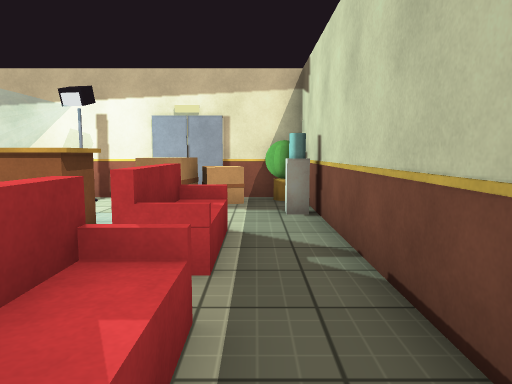
[1] (above)

22 first-person views from a walk through a 3-D level made in the Unity game engine. The camera is 1.3 m above the floor, tilts 6° down and sees 70° across. The floor is counted in squares, 1 m on a side. Each view is taken from the middle of a square. On the plan, view 1 faces up. The plan holds only what a view shows up to about 15 squares ahead; the rest is blank. The place goes on beyond the plan. The player is left out. Surface patterns are stand-ins for the level's own textures.

[2]
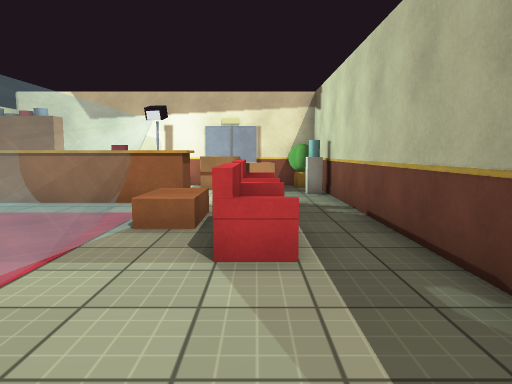

[3]
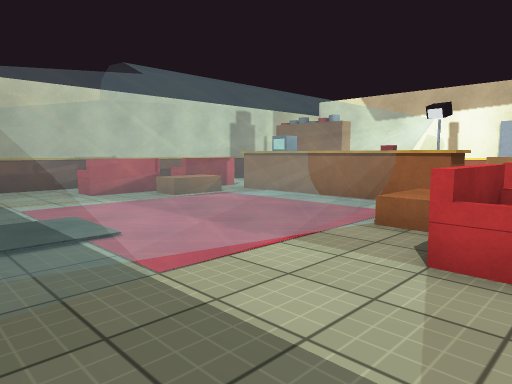

[4]
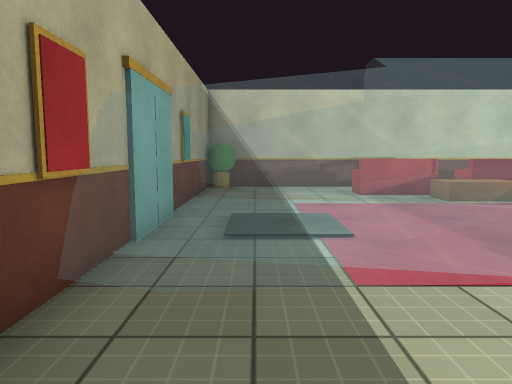

[5]
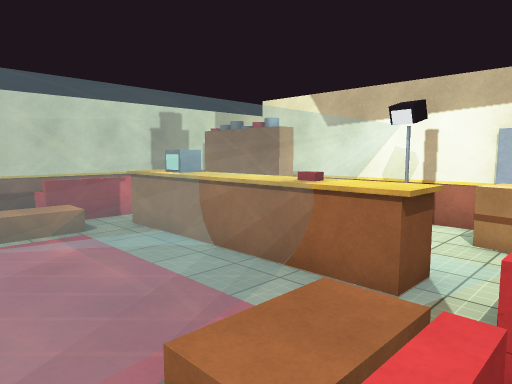

[6]
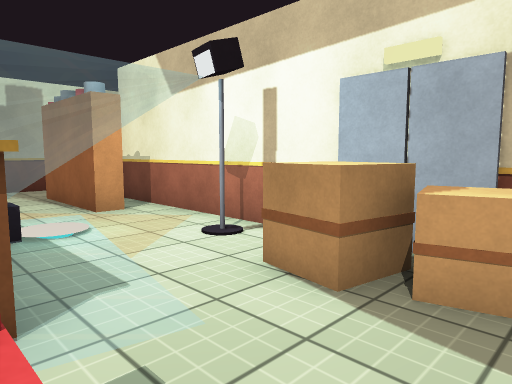

[7]
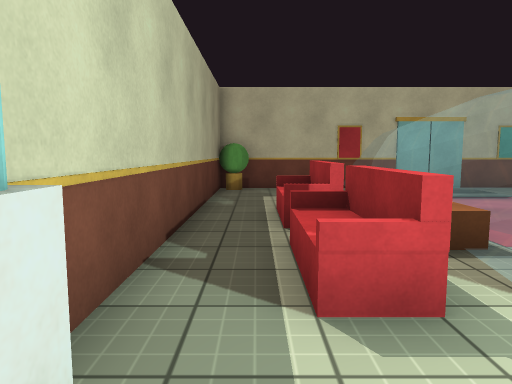

[8]
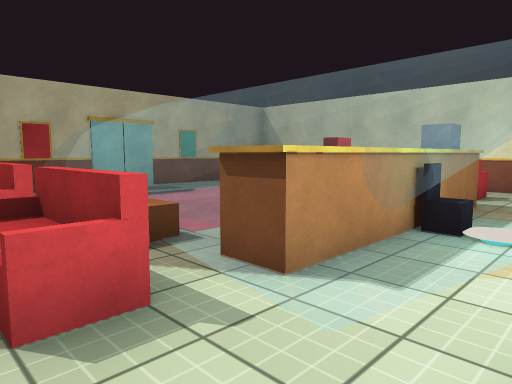

[9]
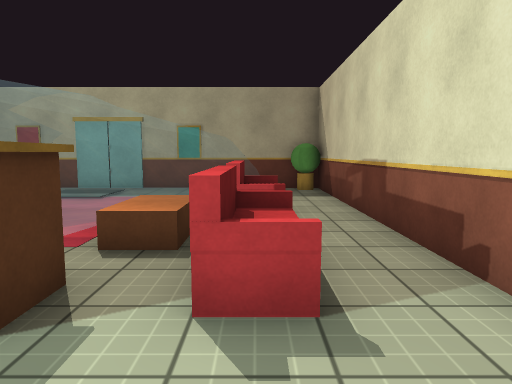

[10]
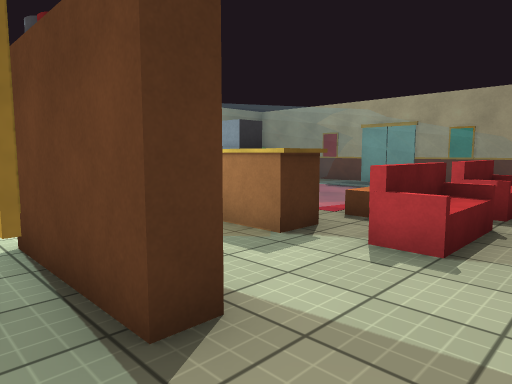

[11]
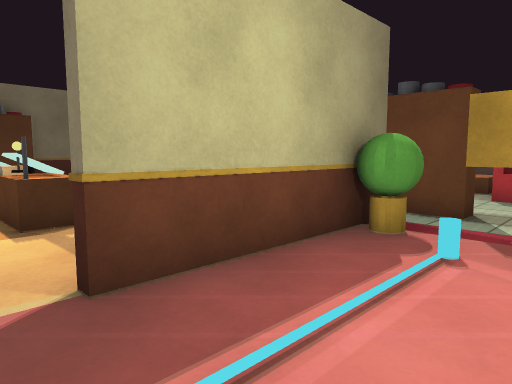

[12]
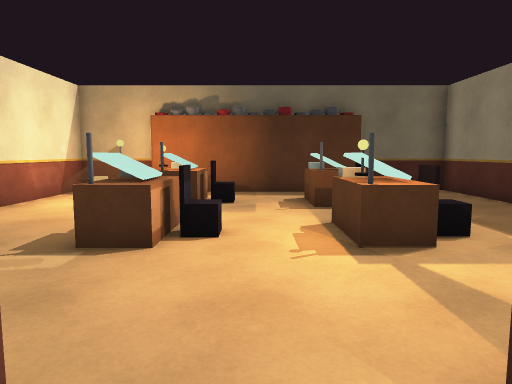

[13]
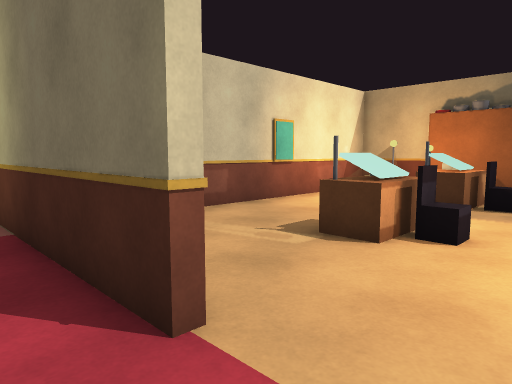

[14]
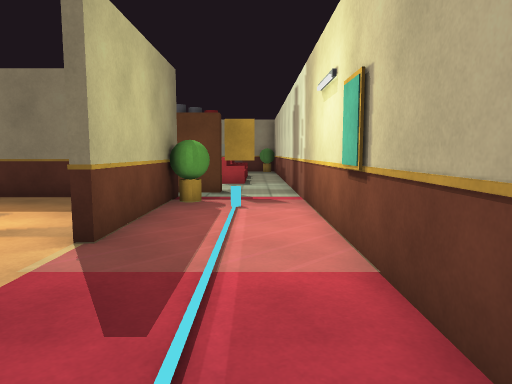

[15]
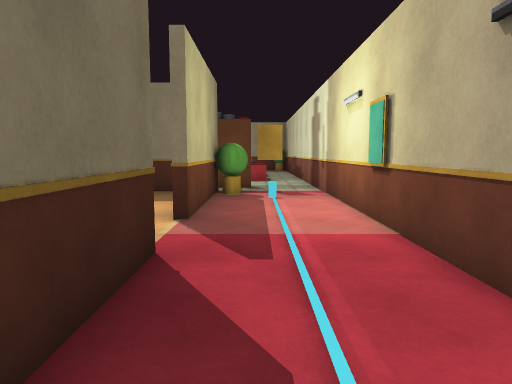

[16]
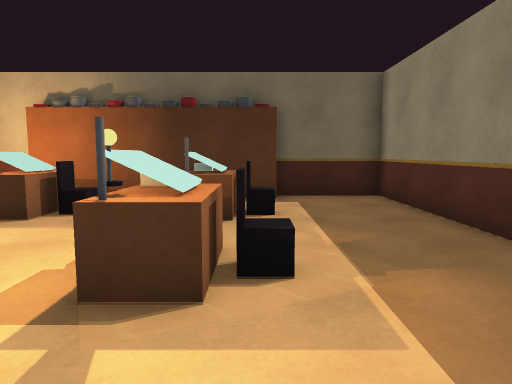

[17]
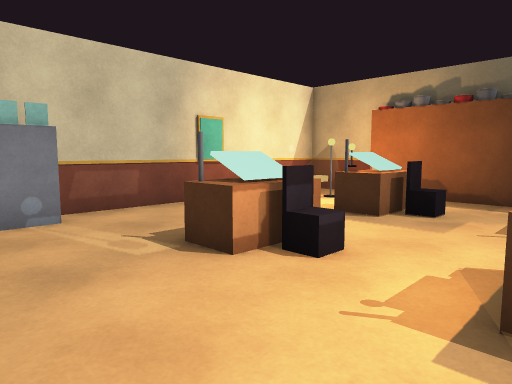

[18]
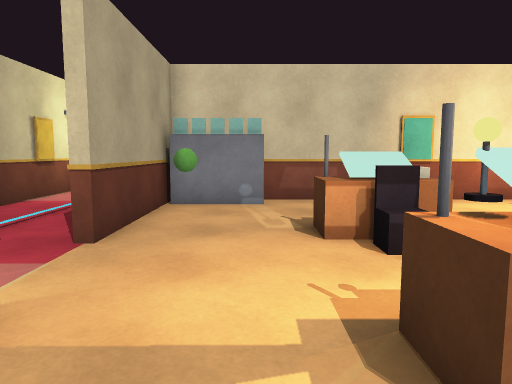

[19]
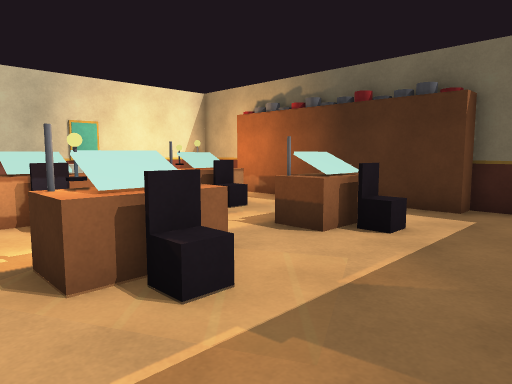

[20]
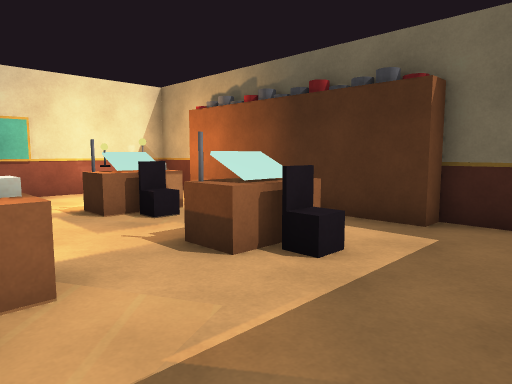

[21]
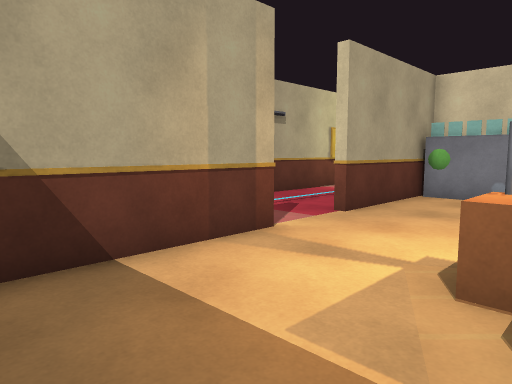

[22]
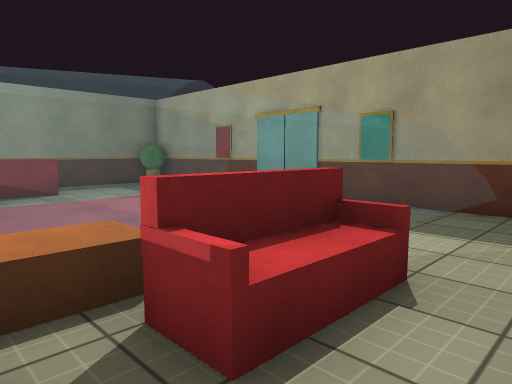

### Floor plan
Key: @ floor where view 1 was taken; # wall or solid block; . main floor; : floor 0.5 m higher than the main floor; / step, stairs or slope; = window, fence, low wall or low ledge; ^ raised ledge; O other object.
Columns run from 15 left of view 1 to 2 right of it. Each row starts with its distance up from view 1.
 24 #...#O##.......##
 23 #.. #.........  #
 22 #...#........O.=#
 21 #...#.........  #
 20 #...#...OOO.OOO.#
 19 #........O...O..#
 18 #...............#
 17 #...............#
 16 #...#...OOO.OOO.#
 15 #...#....O...O..##
 14 #...#............#
 13 #...#............#
 12 #...O ...........#
 11 #.OO##############
 10 #..#####..O.OOO.O
  9 #...###.....OO...#
  8 #.........=.....O#
  7 #.......O==......#
  6 #..O.^O^^=O^^.O..#
  5 #..O....====..O..#
  4 #..O.O.=...=O/O..#
  3 #....O.=...=O/...#
  2 #..O..==...=//O..#
  1 #.. ..=....=..:..#
  0 #....==....=...@.#
 -1 #....=.....=.....#
 -2 #...==.....=.....#
 -3 #...==.....=.....#
 -4  O.==......=....O
 -5  ##==OO##########

Positions as (right, up) in squares from view 1, and headings:
1: (0, 0), facing up
2: (-1, -4), facing up
3: (0, -4), facing up-left
4: (0, -3), facing left
5: (-1, 1), facing up-left
6: (0, 6), facing up-left
7: (0, 9), facing down
8: (0, 9), facing down-left
9: (-12, 9), facing down
10: (-14, 11), facing down-right
11: (-14, 18), facing down-right
12: (-12, 18), facing right
13: (-12, 17), facing up-right
14: (-13, 22), facing down
15: (-12, 24), facing down
16: (-10, 15), facing right
17: (-10, 16), facing up-right
18: (-8, 14), facing up
19: (-8, 12), facing up-right
20: (-6, 12), facing up-right
21: (-6, 12), facing up-left
22: (-14, 4), facing down-right
